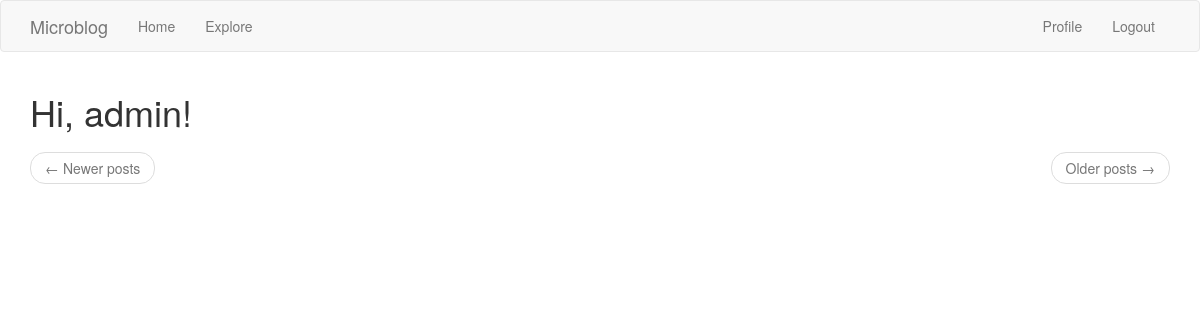
The page /explore (signed in) on the database as committed earlier.
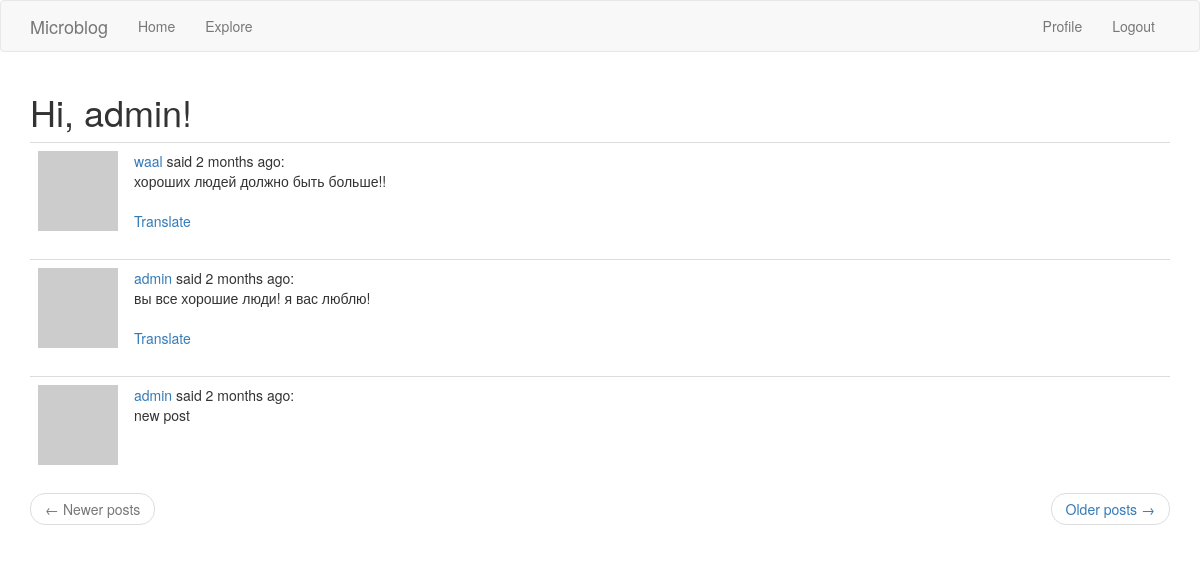
The same page on the database as committed later.
### app/models.py (models this page shows, shortened)
class Post(db.Model):
    __tablename__ = 'post'
    __searchable__ = ['body', ]
    id = db.Column(db.Integer, primary_key=True)
    body = db.Column(db.String(140))
    timestamp = db.Column(db.DateTime, index=True, default=datetime.utcnow)
    user_id = db.Column(db.Integer, db.ForeignKey('user.id'))
    language = db.Column(db.String(5))

class User(db.Model, UserMixin):
    id = db.Column(db.Integer, primary_key=True)
    username = db.Column(db.String(64), index=True, unique=True)
    email = db.Column(db.String(120), index=True, unique=True)
    password_hash = db.Column(db.String(128))
    about_me = db.Column(db.String(256))
    last_seen = db.Column(db.DateTime, default=datetime.utcnow)
    posts = db.relationship('Post', backref='author', lazy='dynamic')
    """followers.c.follower_id «c» — это атрибут таблиц SQLAlchemy,
    которые не определены как модели. Для этих таблиц столбцы таблицы
    отображаются как субатрибуты этого атрибута «c»."""
    followed = db.relationship(
        'User', secondary=followers,
        primaryjoin=(followers.c.follower_id == id),
        secondaryjoin=(followers.c.followed_id == id),
        backref=db.backref('followers', lazy='dynamic'), lazy='dynamic')
    """ рассмотрим все аргументы вызова db.relationship() один за другим:

'User' — это правая сторона связи (левая сторона — это родительский класс).
Поскольку это самореферентное отношение, я должен использовать тот же класс
 с обеих сторон.

secondary кофигурирует таблицу ассоциаций, которая используется для этой
связи, которую я определил прямо над этим классом.

primaryjoin указывает условие, которое связывает объект левой стороны
(follower user) с таблицей ассоциаций. Условием объединения для левой
стороны связи является идентификатор пользователя, соответствующий полю
follower_id таблицы ассоциаций. Выражение followers.c.follower_id ссылается
на столбец follower_id таблицы ассоциаций.

secondaryjoin определяет условие, которое связывает объект правой стороны
 (followed user) с таблицей ассоциаций. Это условие похоже на primaryjoin,
  с той лишь разницей, что теперь я использую followed_id, который является
  другим внешним ключом в таблице ассоциаций.

backref определяет, как эта связь будет доступна из правой части объекта.
С левой стороны отношения пользователи называются followed, поэтому с
правой стороны я буду использовать имя followers, чтобы представить
всех пользователей левой стороны, которые связаны с целевым пользователем
в правой части. Дополнительный lazy аргумент указывает режим выполнения
этого запроса. Режим dynamic настройки запроса не позволяет запускаться
до тех пор, пока не будет выполнен конкретный запрос, что также связано
с тем, как установлено отношения «один ко многим».

-lazy похож на параметр с тем же именем в backref, но этот относится
к левой, а не к правой стороне.
"""
    def avatar(self, size=80):
        digest = md5(self.email.lower().encode('utf-8')).hexdigest()
        return 'https://www.gravatar.com/avatar/{}?d=identicon&s={}'.format(
            digest, size)

### app/main/route.py (the view)
@bp.route('/explore')
@login_required
def explore():
    page = request.args.get('page', default=1, type=int)
    posts = Post.query.order_by(Post.timestamp.desc()).paginate(
        page, current_app.config['POSTS_PER_PAGE'], False)
    next_url = url_for('main.explore', page=posts.next_num) \
        if posts.has_next else None
    prev_url = url_for('main.explore', page=posts.prev_num) \
        if posts.has_prev else None
    return render_template('index.html', title='Explore',
                           posts=posts.items,
                           next_url=next_url, prev_url=prev_url)

### app/main/route.py (called while the page is built)
@bp.before_request
def before_request():
    if current_user.is_authenticated:
        current_user.last_seen = datetime.utcnow()
        db.session.commit()

### app/models.py (called while the page is built)
@login.user_loader
def load_user(id):
    return User.query.get(int(id))

### app/templates/index.html (shortened to what this page needs)
{% extends "base.html" %}
{% import 'bootstrap/wtf.html' as wtf %}
{% block app_content %}
    <h1>Hi, {{ current_user.username }}!</h1>
    {% for post in posts %}
        {% include '_post.html' %}
    {% endfor %}
    <nav aria-label="...">
        <ul class="pager">
            <li class="previous{% if not prev_url %} disabled{% endif %}">
                <a href="{{ prev_url or '#' }}">
                    <span aria-hidden="true">&larr;</span> Newer posts
                </a>
            </li>
            <li class="next{% if not next_url %} disabled {% endif %}">
                <a href="{{ next_url or '#' }}">
                    Older posts <span aria-hidden="true">&rarr;</span>
                </a>
            </li>
        </ul>
    </nav>
{% endblock %}

### app/templates/_post.html
    <table class="table table-hover">
        <tr>
            <td width="70px">
                <a href="{{ url_for('main.user', username=post.author.username) }}">
                    <img src="{{ post.author.avatar(70) }}" />
                </a>
            </td>
            <td>
                <a href="{{ url_for('main.user', username=post.author.username) }}">
                    {{ post.author.username }} </a>
                said {{ moment(post.timestamp).fromNow() }}:
                <br>
                {{ post.body }}
                {% if post.language and post.language != g.locale %}
                    <br><br>
                    <a href="#">{{'Translate' }}</a>
                {% endif %}
            </td>
        </tr>
    </table>

Rows that differ between the two databases and show on the page:
added Post: author.username "waal", timestamp "2 months ago", body "хороших людей должно быть больше!!", value "Translate"
added Post: author.username "admin", timestamp "2 months ago", body "вы все хорошие люди! я вас люблю!", value "Translate"
added Post: author.username "admin", timestamp "2 months ago", body "new post"
